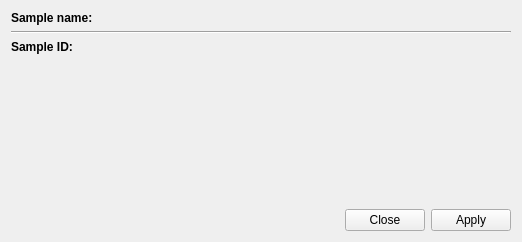
<?xml version="1.0" encoding="UTF-8"?>
<ui version="4.0">
 <class>Form</class>
 <widget class="QWidget" name="Form">
  <property name="geometry">
   <rect>
    <x>0</x>
    <y>0</y>
    <width>508</width>
    <height>242</height>
   </rect>
  </property>
  <property name="windowTitle">
   <string>Form</string>
  </property>
  <layout class="QVBoxLayout" name="verticalLayout">
   <item>
    <layout class="QGridLayout" name="gridLayout">
     <item row="0" column="0">
      <widget class="QLabel" name="samplenameLabel">
       <property name="font">
        <font>
         <weight>75</weight>
         <bold>true</bold>
        </font>
       </property>
       <property name="text">
        <string>Sample name:</string>
       </property>
      </widget>
     </item>
     <item row="0" column="1">
      <widget class="DeviceParamEdit" name="samplenameEdit">
       <property name="dev" stdset="0">
        <string>Sample</string>
       </property>
       <property name="param" stdset="0">
        <string>samplename</string>
       </property>
      </widget>
     </item>
     <item row="2" column="0" colspan="2">
      <widget class="Line" name="line">
       <property name="orientation">
        <enum>Qt::Horizontal</enum>
       </property>
      </widget>
     </item>
     <item row="3" column="0">
      <widget class="QLabel" name="sampleidLabel">
       <property name="font">
        <font>
         <weight>75</weight>
         <bold>true</bold>
        </font>
       </property>
       <property name="toolTip">
        <string>mandatory for IFF sample database</string>
       </property>
       <property name="text">
        <string>Sample ID:</string>
       </property>
      </widget>
     </item>
     <item row="3" column="1">
      <widget class="DeviceParamEdit" name="sampleidEdit">
       <property name="dev" stdset="0">
        <string>Sample</string>
       </property>
       <property name="param" stdset="0">
        <string>sampleid</string>
       </property>
      </widget>
     </item>
    </layout>
   </item>
   <item>
    <spacer name="verticalSpacer">
     <property name="orientation">
      <enum>Qt::Vertical</enum>
     </property>
     <property name="sizeHint" stdset="0">
      <size>
       <width>500</width>
       <height>20</height>
      </size>
     </property>
    </spacer>
   </item>
   <item>
    <widget class="QDialogButtonBox" name="buttonBox">
     <property name="standardButtons">
      <set>QDialogButtonBox::Apply|QDialogButtonBox::Close</set>
     </property>
    </widget>
   </item>
  </layout>
 </widget>
 <customwidgets>
  <customwidget>
   <class>DeviceParamEdit</class>
   <extends>DeviceValueEdit</extends>
   <header>nicos.guisupport.typedvalue</header>
  </customwidget>
  <customwidget>
   <class>DeviceValueEdit</class>
   <extends>QWidget</extends>
   <header>nicos.guisupport.typedvalue</header>
  </customwidget>
 </customwidgets>
 <resources/>
 <connections/>
</ui>
